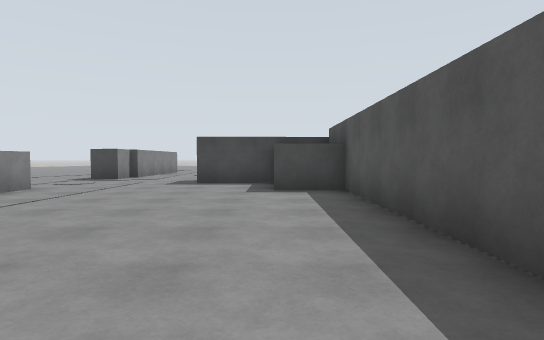
view 1 (above)

15 first-person views from a walk through a robot-simulator world made for Gazebo. The camera is 1.2 m above the floor, tilts 2° down and sees 80° across. The floor is counted in squares, 2 m on a side. Each view is taken from the middle of a square. On the plan, view 1 faces up. The plan holds only what a view shows up to about 9 squares ahead; the rest is blank. The place goes on beyond the plan.

view 2
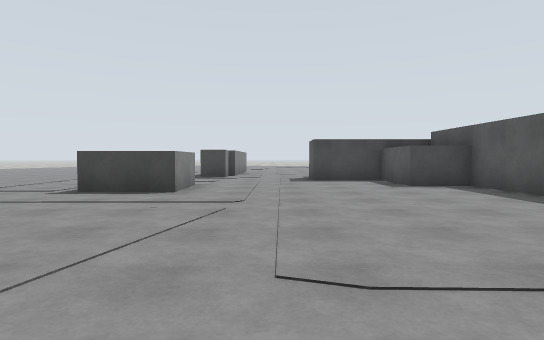

view 3
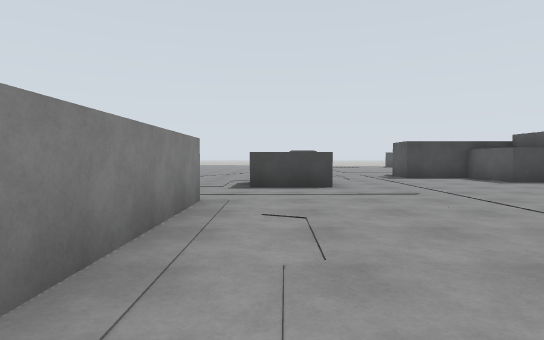

view 4
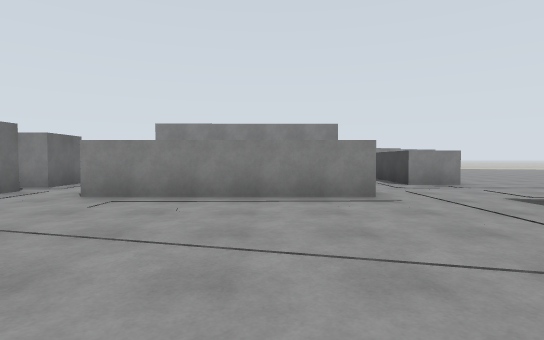

view 5
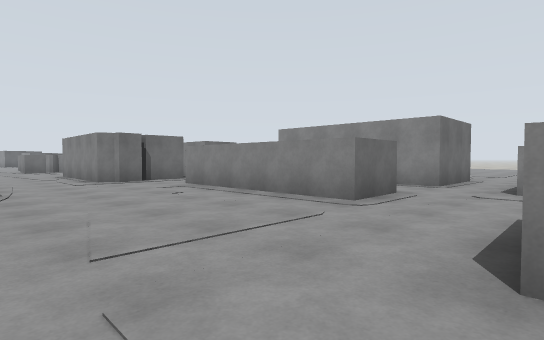

view 6
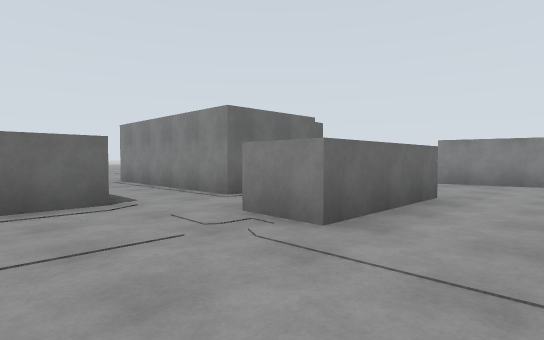

view 7
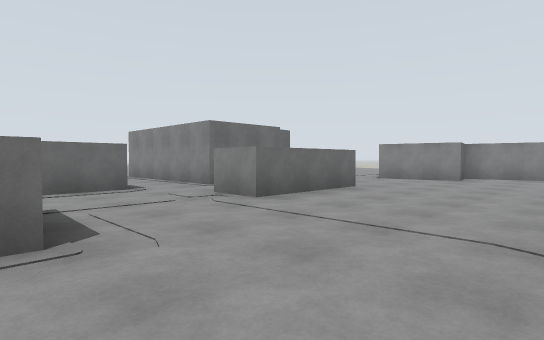

view 8
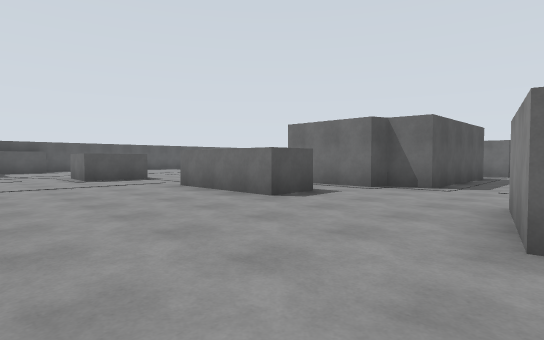

view 9
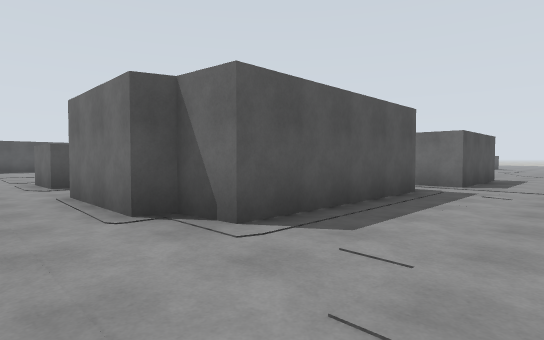

view 10
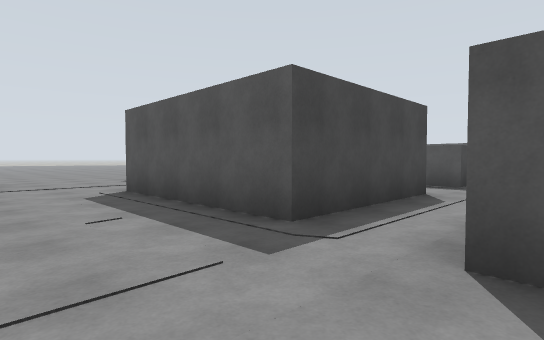

view 11
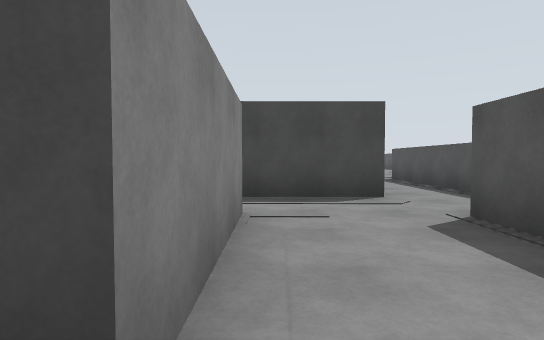

view 12
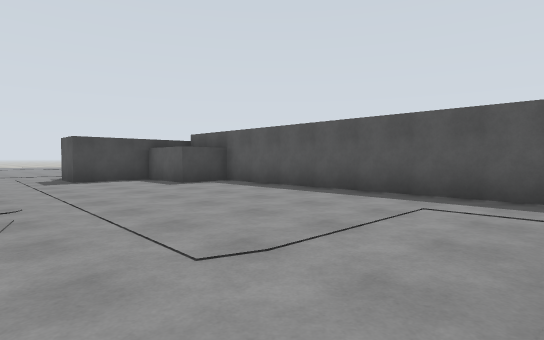

view 13
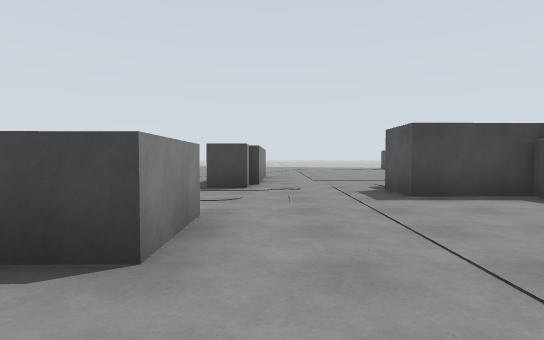

view 14
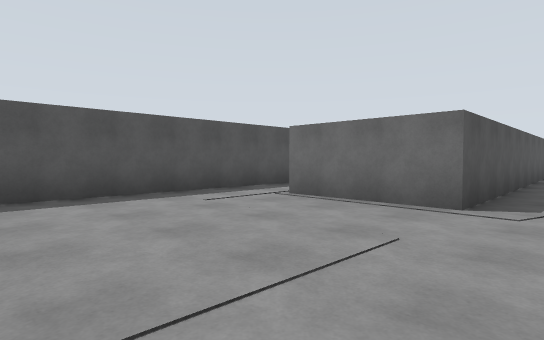

view 15
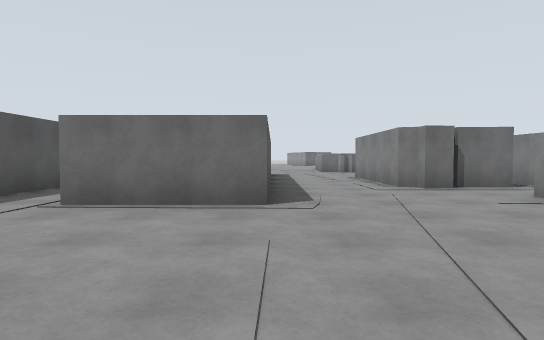

### Floor plan
Points are (right, up) in squares from view 1. A wall is a line through its corners. A room is listed if a view was taken in it or the views show most of it. See-through windows are left out.
Room 1 (views 1, 2, 3, 4, 5, 6, 7, 8, 9, 12, 13, 14, 15)
walls: (-6.4, 5.8) (-6.4, 6.5) (-5.8, 6.4); (-4.8, 6.4) (-4.7, 4.8) (-6.5, 4.8); (-12.2, 4.1) (-12.3, 5.3) (-9.4, 5.3) (-9.4, 4.1) (-11, 4.1); (-7.9, -2) (-8.4, -2) (-8.5, 2.6) (-7, 2.6) (-7, -2); (-6.7, -3.4) (-5.9, -3.4); (-8.1, -3.6) (-6.8, -3.7); (-9.9, -3.6) (-8.7, -3.6); (-6.1, -3.6) (-5.6, -3.7); (-13.7, -2) (-13.7, 2.1) (-12.8, 2.2) (-12.6, 2.7) (-10.3, 2.7) (-10.3, -2); (-16.2, 6.4) (-15.7, 6.4) (-15.3, 4.2); (-2.9, -3.6) (-2.9, -1.1) (-0.2, -1.1); (0.4, 8) (-1.8, 8) (-1.8, 9.2); (1.4, 6.1) (0, 6.1) (0.1, 8); (1.3, -0.4) (1.4, 6.9)
ways out: opening at (-15.5, -3.5) to room 2; opening at (-13, -3) to room 2; opening at (-10, -3) to room 2; opening at (-4.5, -4) to room 2; opening at (0.5, -1) to room 2
Room 2 (views 10, 11)
walls: (-3, -8.7) (-2.9, -3.6); (-5.6, -3.7) (-5.6, -6.1); (1.3, -3.6) (1.3, -0.4); (-9.9, -4.6) (-9.9, -3.6); (-14.1, -6.4) (-14.1, -3.5) (-13.1, -3.5); (-12.3, -3.4) (-12.3, -6.4); (-10.3, -2) (-13.7, -2)
ways out: opening at (-15.5, -3.5) to room 1; opening at (-13, -3) to room 1; opening at (-10, -3) to room 1; opening at (-4.5, -4) to room 1; opening at (0.5, -1) to room 1

Where each view was taken, in squares from view 1:
view 1: 0 up, 0 right, facing up
view 2: 1 down, 3 left, facing up
view 3: 2 down, 6 left, facing up
view 4: 1 up, 2 left, facing left
view 5: 5 up, 3 left, facing down-left
view 6: 7 up, 7 left, facing down-left
view 7: 9 up, 6 left, facing down-left
view 8: 9 up, 16 left, facing down-right
view 9: 4 up, 16 left, facing down-right
view 10: 4 down, 16 left, facing up-right
view 11: 7 down, 12 left, facing up
view 12: 1 down, 4 left, facing up-right
view 13: 3 up, 4 left, facing up
view 14: 3 up, 4 left, facing down-right
view 15: 3 up, 3 left, facing down
